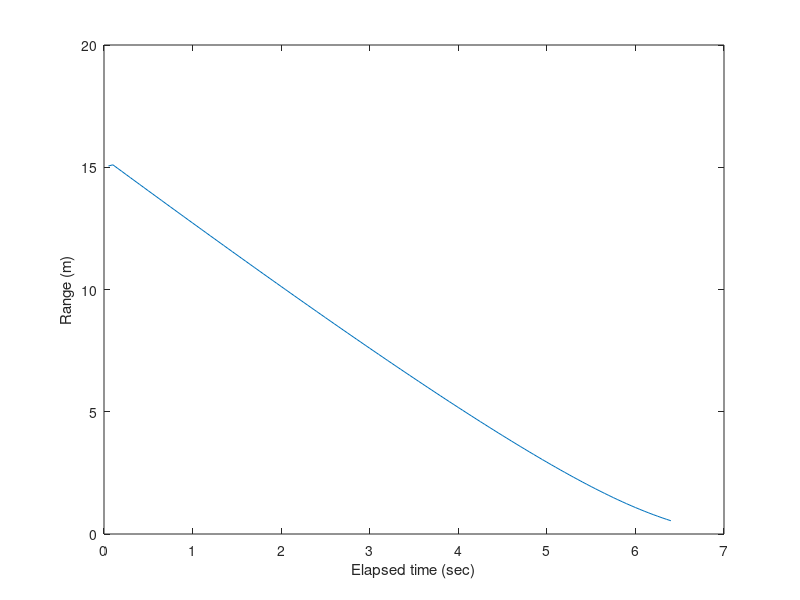
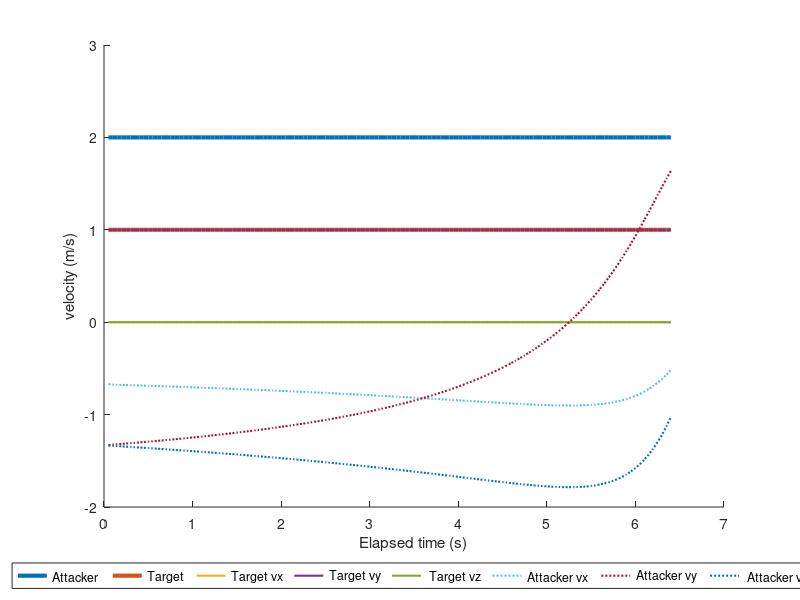
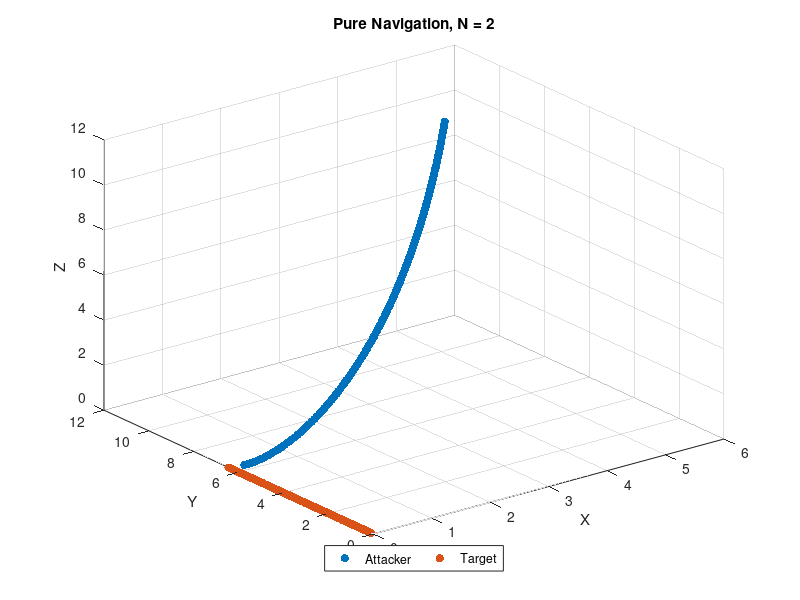

Reproduce these figures in MATLAB, in order.
clc; clear; close all
% Pro-Nav gain
N=2;
% attacker init prams
attacker.x = 5;
attacker.y = 10;
attacker.z = 10;
attacker.vx = 1;
attacker.vy = 1;
attacker.vz = 1;
% target init prams
target.anchored = false; % fix target to init pos when true
target.x = 0;
target.y = 0;
target.z = 0;
target.vx = 0;
target.vy = 1;
target.vz = 0;
% Sim params
S  = 2000;    % max sim duration, seconds
dt = 0.05;     % time-step size, seconds
iter = S/dt; % max iteration num
% Pre-allocate sim
sim.t = nan(1, iter);    % elapsed time
sim.ax = nan(1, iter);
sim.ay = nan(1, iter);
sim.az = nan(1, iter);
sim.avx = nan(1, iter);
sim.avy = nan(1, iter);
sim.avz = nan(1, iter);
sim.av = nan(1, iter);
sim.tx = nan(1, iter);
sim.ty = nan(1, iter);
sim.tz = nan(1, iter);
sim.tvx = nan(1, iter);
sim.tvy = nan(1, iter);
sim.tvz = nan(1, iter);
sim.tv = nan(1, iter);
sim.R = nan(1, iter);


%--------------------------------------------------------------------------
% Init sim
%--------------------------------------------------------------------------
% Target pos
target.x = target.x+target.vx*dt;
target.y = target.y+target.vy*dt;
target.z = target.z+target.vz*dt;
% attacker pos
attacker.x = attacker.x+attacker.vx*dt;
attacker.y = attacker.y+attacker.vy*dt;
attacker.z = attacker.z+attacker.vz*dt;
%--------------------------------------------------------------------------
% Run sim
%--------------------------------------------------------------------------
for k = 1:iter

    %relative position in inertial frame
    RTP = [(target.x-attacker.x), (target.y-attacker.y),(target.z-attacker.z)];
    R = norm(RTP);

    %Line of sight unit vector
    LOSu = RTP/R;
    
    % Terminate sim at intercept
    if abs(R) <= 0.5
        disp('target hit');
        disp(sim.t(k-1))
        break;
    end
    
    if(~target.anchored)
        target.x = target.x+target.vx*dt;
        target.y = target.y+target.vy*dt;
        target.z = target.z+target.vz*dt;

        % v_x = target.vx +5*cos(0.001*k*pi)*dt;
        % target.vx = v_x/(norm([target.vx;target.vy;target.vz]));
        target.vx  =target.vx;
        target.vy = target.vy;
        target.vz = target.vz;
    end
        
    % attacker pos
    attacker.x = attacker.x+attacker.vx*dt;
    attacker.y = attacker.y+attacker.vy*dt;
    attacker.z = attacker.z+attacker.vz*dt;
        
    % update attacker velocities
    attacker.vx = N*LOSu(1);
    attacker.vy = N*LOSu(2);
    attacker.vz = N*LOSu(3);
    
    %log data
    sim.t(k)   = k*dt;
    sim.ax(k) = attacker.x;
    sim.ay(k) = attacker.y;
    sim.az(k) = attacker.z;
    sim.avx(k) = attacker.vx;
    sim.avy(k) = attacker.vy;
    sim.avz(k) = attacker.vz;
    sim.av(k) = norm([sim.avx(k) sim.avy(k) sim.avz(k)]);
    sim.tx(k) = target.x;
    sim.ty(k) = target.y;
    sim.tz(k) = target.z;
    sim.tvx(k) = target.vx;
    sim.tvy(k) = target.vy;
    sim.tvz(k) = target.vz;
    sim.tv(k) = norm([sim.tvx(k) sim.tvy(k) sim.tvz(k)]);
    sim.R(k) = R;
end
% visualize results
% sum(~isnan(sim.ax()))
% sum(~isnan(sim.ay()))
% sum(~isnan(sim.az()))
%sim.ax(1:sum(~isnan(sim.ax())))
% sim.ax
% attacker = [sim.ax; sim.ay; sim.az]
close all;
%
figure
plot(sim.t,sim.R);
ylabel('Range (m)')
xlabel('Elapsed time (sec)')

figure
hold on;
plot(sim.t, sim.av, 'LineWidth',3);
plot(sim.t, sim.tv, 'LineWidth',3);
plot(sim.t, sim.tvx, 'LineWidth',1.5, 'LineStyle','-');
plot(sim.t, sim.tvy, 'LineWidth',1.5, 'LineStyle','-');
plot(sim.t, sim.tvz, 'LineWidth',1.5, 'LineStyle','-');
plot(sim.t, sim.avx, 'LineWidth',1.5, 'LineStyle',':');
plot(sim.t, sim.avy, 'LineWidth',1.5, 'LineStyle',':');
plot(sim.t, sim.avz, 'LineWidth',1.5, 'LineStyle',':');
legend('Attacker', 'Target', 'Target vx', 'Target vy',' Target vz',...
    'Attacker vx', 'Attacker vy',' Attacker vz',...
    'Location', 'southoutside','Orientation','horizontal');
ylabel('velocity (m/s)')
xlabel('Elapsed time (s)')
hold off;

% Position
figure;
scatter3(sim.ax, sim.ay, sim.az, 'filled'); hold on;
scatter3(sim.tx, sim.ty, sim.tz, 'filled');
title(['Pure Navigation, N = ' num2str(N) ])
legend('Attacker', 'Target', 'Location', 'southoutside','Orientation','horizontal')
xlabel('X')
ylabel('Y')
zlabel('Z')